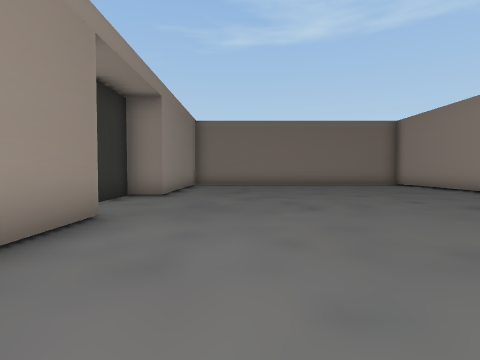
view 1 (above)

19 first-person views from a walk through a Unity game level. The camera is 1.5 m above the floor, tilts 2° down and sees 80° across. Doors are open. The floor is counted in squares, 2 m on a side. Each view is taken from the middle of a square. On the plan, view 1 faces up. The plan holds only what a view shows up to about 10 squares ahead; the rest is blank. The place goes on beyond the plan. Some surface patterns are stand-ins.

view 2
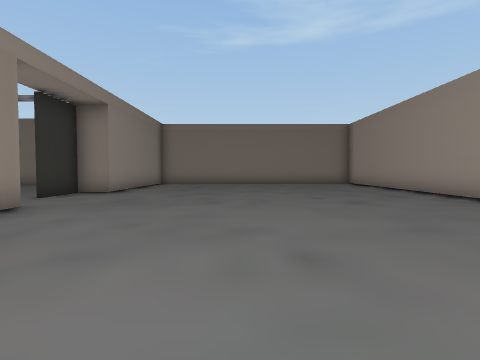

view 3
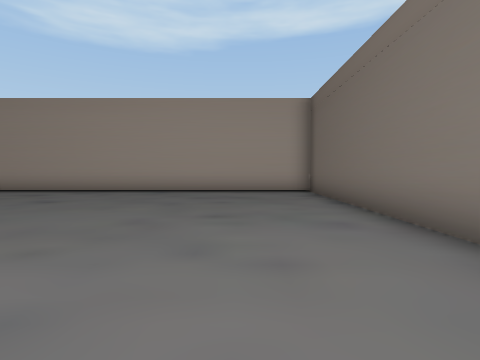

view 4
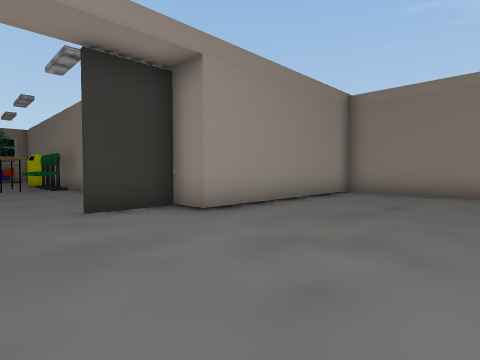

view 5
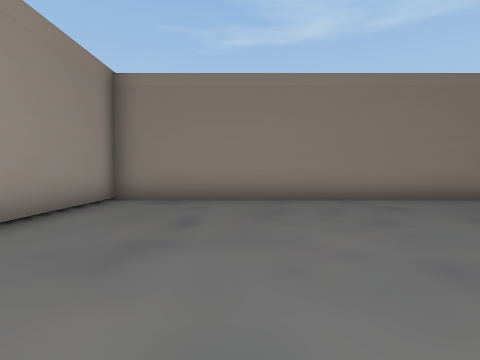

view 6
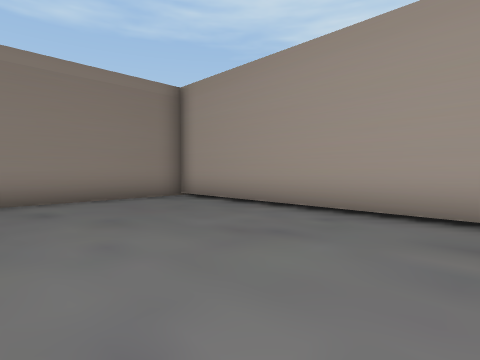

view 7
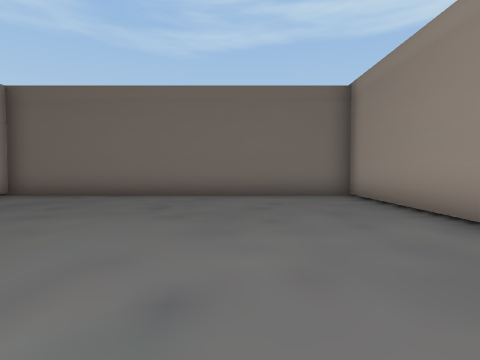

view 8
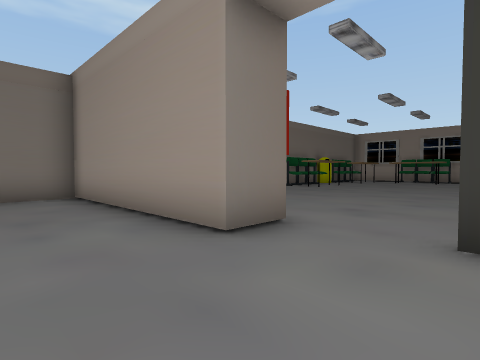

view 9
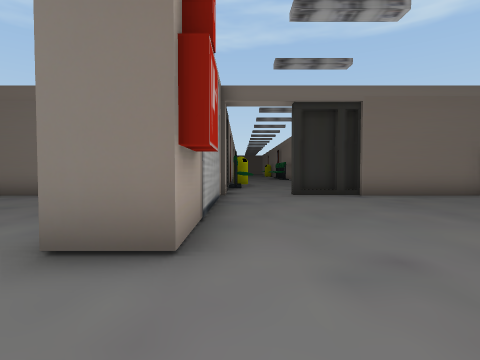

view 10
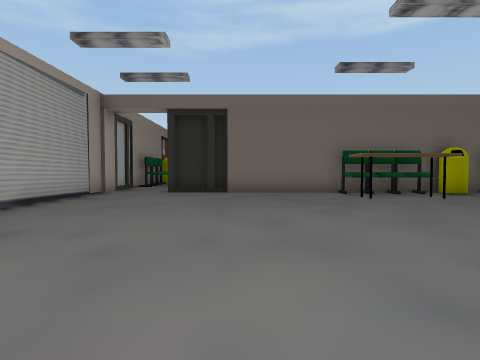

view 11
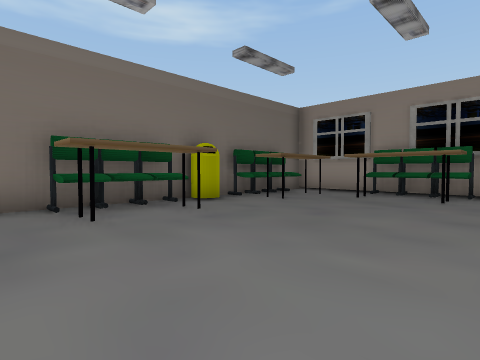

view 12
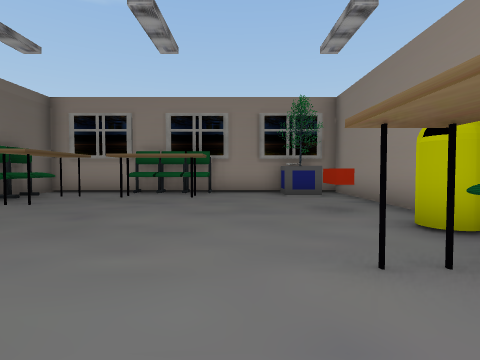

view 13
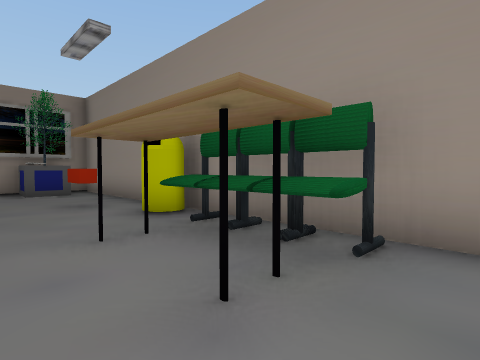

view 14
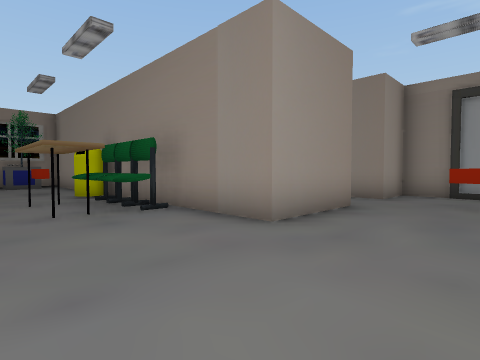

view 15
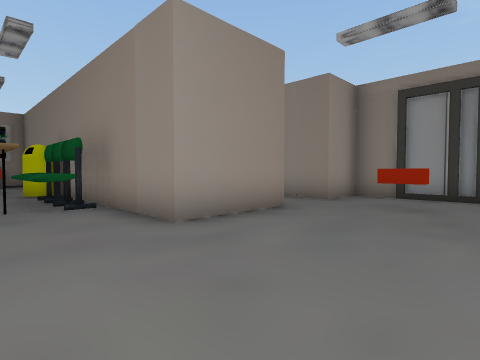

view 16
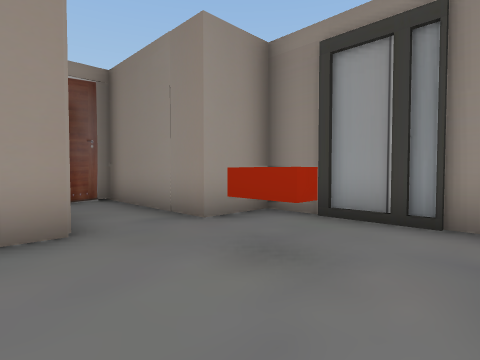

view 17
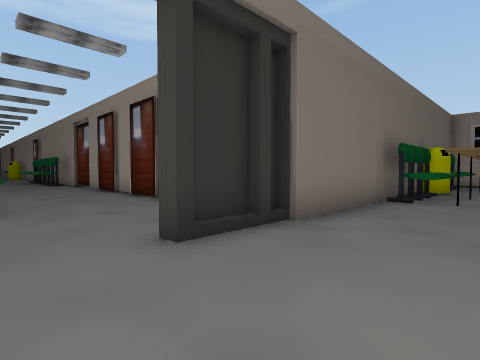

view 18
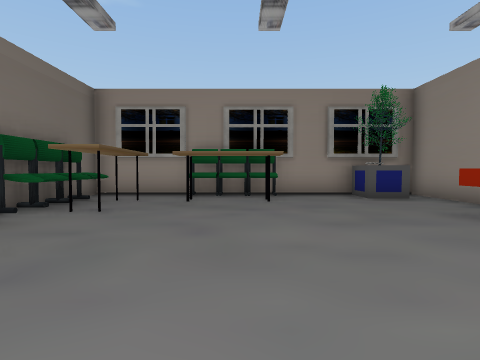

view 19
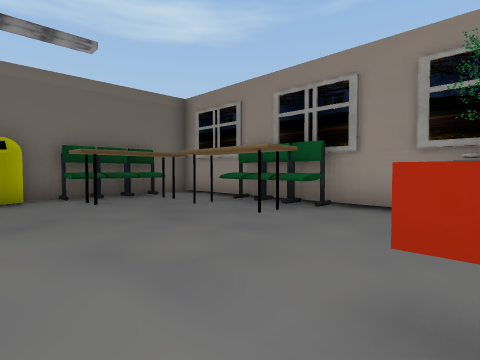

### Floor plan
Points are (right, up) in squares from view 1. A wall is a line through its corners. A room is listed if a view was taken in it or the views show most of it. See-through windows are left out.
Room 1 (views 1, 2, 3, 4, 5, 6, 7, 8)
walls: (-3.5, 4.5) (-2.2, 4.5) (-2.2, -1.4) (7.8, -1.4) (7.8, 14.3) (-2.2, 14.3) (-2.2, 8.3) (-3.3, 8.3) (-3.3, 6.5)
ways out: open door at (-3, 5.5) to room 2
Room 2 (views 9, 10, 11, 12, 13, 14, 15, 16, 17, 18, 19)
walls: (-10.8, 7.5) (-10.8, 6.9); (-10, 7.7) (-10, 6.9) (-12.5, 6.9); (-12.9, -0.3) (-12.9, -0.9); (-7.6, 11) (-7.6, 8.3) (-19.7, 8.3) (-19.7, 7.7); (-13.7, -0.3) (-11.3, -0.3) (-11.3, -1.1); (-7, -1.7) (-5.8, -1.7); (-14.6, -1.4) (-5.5, -1.4); (-16.7, -0.3) (-16.7, -0.9); (-19.2, 3.2) (-18.6, 3.2); (-19.5, 4) (-18.7, 4) (-18.7, 1.6); (-3.5, -2.1) (-3.5, 4.5); (-19.7, 6.5) (-19.7, 2.1); (-18.4, -0.3) (-15.9, -0.3) (-15.9, -1.1); (-18, -1.4) (-15.1, -1.4); (-4.4, 14.3) (-7.6, 14.3) (-7.6, 12.8) (-11.3, 12.8) (-11.3, 11.9)
ways out: open door at (-3, 5.5) to room 1; opening at (-18, 1) to room 3; opening at (-4.5, -2)
objects: other object (-19, 7); tree (-19, 8); other object (-15, 7); other object (-6, 12)
Room 3 (no view inside)
walls: (-19.7, 2.1) (-19.7, -1.4) (-18, -1.4)
ways out: opening at (-18, 1) to room 2

Where each view was taken, in squares from view 1:
view 1: 0 up, 0 right, facing up
view 2: 1 down, 2 right, facing up
view 3: 1 up, 2 left, facing right
view 4: 5 up, 2 right, facing up-left
view 5: 7 up, 1 right, facing up
view 6: 7 up, 3 right, facing up-right
view 7: 7 up, 1 right, facing down
view 8: 7 up, 0 right, facing down-left
view 9: 7 up, 4 left, facing down
view 10: 8 up, 8 left, facing down
view 11: 5 up, 10 left, facing down-left
view 12: 5 up, 10 left, facing left
view 13: 5 up, 9 left, facing up-left
view 14: 5 up, 5 left, facing up-left
view 15: 6 up, 4 left, facing up-left
view 16: 10 up, 4 left, facing up-left
view 17: 1 up, 4 left, facing down-left
view 18: 3 up, 11 left, facing left
view 19: 7 up, 14 left, facing down-left
